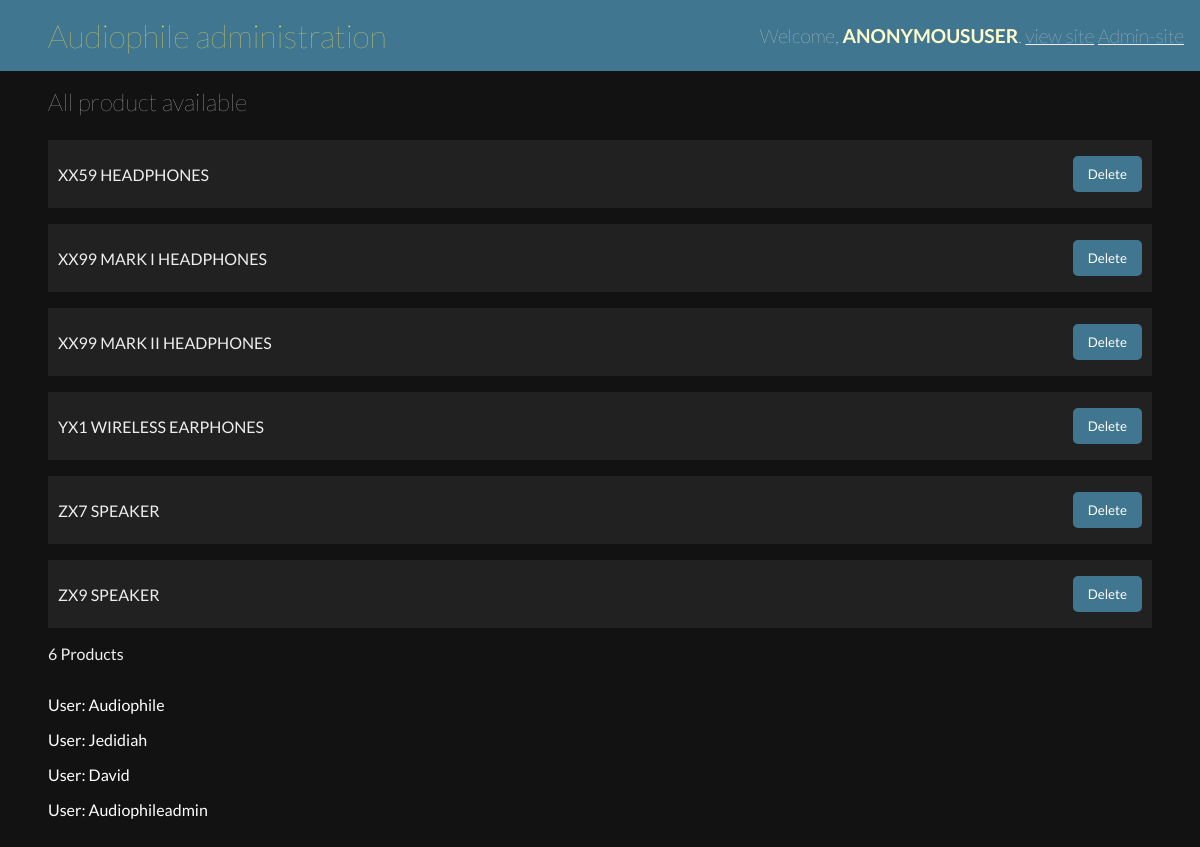
The page /Admin_Product on the database as committed earlier.
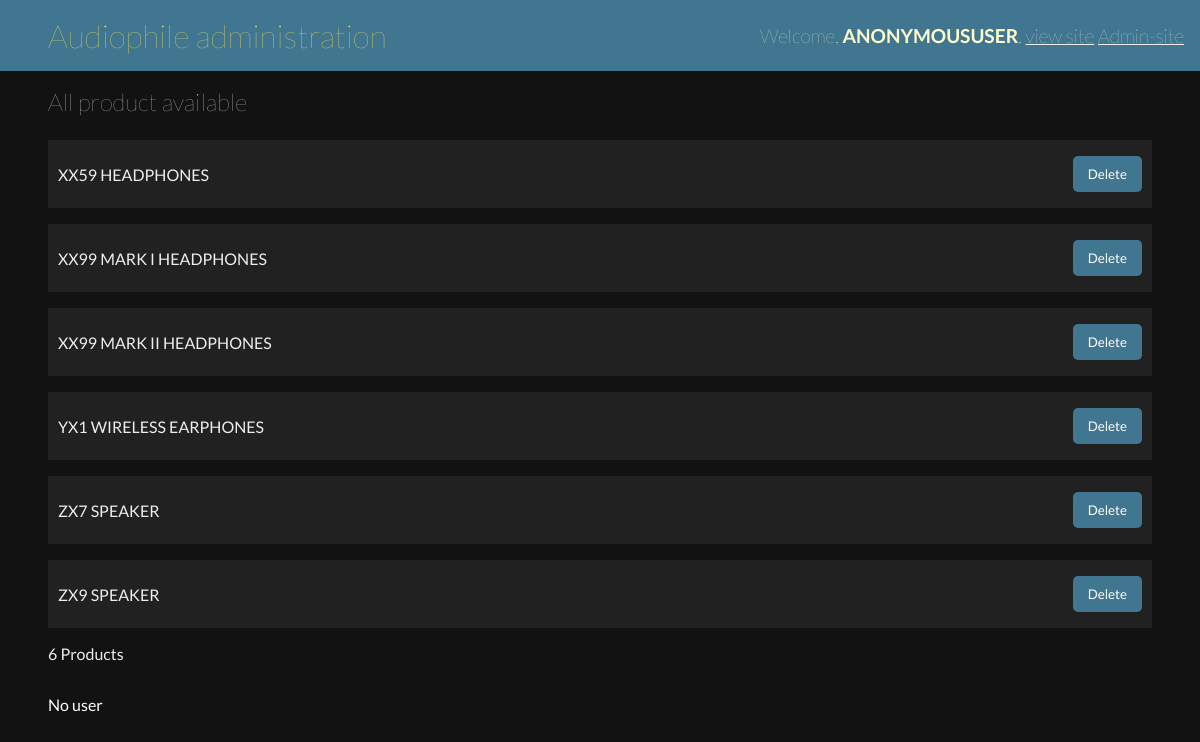
The same page on the database as committed later.
### commerce/models.py (models this page shows, shortened)
class Product(models.Model):
    Title = models.CharField(max_length = 200)
    Product_Name = models.CharField(max_length = 10000,default='')
    Product_Description = models.CharField(max_length = 10000)
    Product_Features = models.CharField(max_length = 10000)
    Amount = models.IntegerField()
    Product_Image =  models.CharField(max_length = 700000, default='')
    SideImage_1 =  models.CharField(max_length = 700000, default='')
    SideImage_2 =  models.CharField(max_length = 700000, default='')
    SideImage_3 =  models.CharField(max_length = 700000, default='')

class User(AbstractUser):
    Cart = models.ManyToManyField('Product',related_name='cart',blank = True)

### commerce/views.py (the view)
# urls.py: path('Admin_Product',audiophile.adminproduct,name='adminproduct'),
    def adminproduct(request):
        allProducts = Product.objects.all()
        allusers =  User.objects.all()
        if request.method =='POST':
            prodTitle = request.POST['producttitle']
            Product.objects.filter(Title = prodTitle).delete()
        return render(request,'commerce/adminproduct.html',{'allProducts':allProducts,'allusers':allusers})

### commerce/templates/commerce/adminproduct.html (shortened to what this page needs)
{% load static %}
<!DOCTYPE html>
<html lang="en">
<head>
    <link rel="stylesheet" href="{% static 'commerce/audioadmin.css' %}">
</head>
<body>
    <div class="container">
        <div class="top_nav">
            <div class="left">
                <h1>Audiophile administration</h1>
            </div>
            <div class="right">
                <h1>Welcome, <span>{{request.user}}</span>. <a href="{% url 'index' %}">view site</a> <a href="{% url 'admin_create'  %}">Admin-site</a></h1>
            </div>
        </div>
        <main id="adminproduct">
            <h2>All product available</h2>
            <div class="products">
                {% for allProduct in allProducts %}
                    <section>
                        <div>
                            <p>{{allProduct.Title}}</p>
                        </div>
                       <div id="delete_div">
                            <form action="{% url 'adminproduct' %}" method="POST">
                                <input type="submit" value="Delete">
                            </form>
                       </div>
                    </section>
                {% empty %}
                    <p>No products yet</p>
                {% endfor %}
                {{allProducts.count}} Products
            </div>
            <div style="color: white;padding-top:2em " class="user">
                {% for alluser in allusers %}
                    <div style="margin-bottom: 1em">
                        <p>User: {{alluser.username}}</p>
                    </div>
                {% empty %}
                    <p>No user</p>
                {% endfor %}
            </div>
        </main>
    </div>
</body>
</html>

### commerce/static/commerce/audioadmin.css (style rules this page uses)
* { margin: 0; padding: 0; box-sizing: border-box; font-family: 'Lato', sans-serif; }
.container { background: #121212; min-height: 100vh; padding-bottom: 2em }
.container .top_nav { display: flex; justify-content: space-between; background: #417690; color: #eee; padding: 1em;; padding-left: 3em; align-items: center }
.container .top_nav .left h1 { color: #f5dd50; font-weight: lighter; font-size: 2rem }
.container .top_nav .right h1 { font-weight: lighter; font-size: 1.2rem; color: #fffccc }
.container .top_nav .right h1 span { text-transform: uppercase; font-weight: bold }
.container .top_nav .right h1 a { color: #eee }
.container main { color: #eee; padding: 1em 3em 0 3em }
.container main h2 { font-weight: lighter }
.container main form { margin-top: 2em }
#adminproduct .products { padding-top: 1.5em }
#adminproduct .products section { width: 100%; background: #212121; margin-bottom: 1em; padding: 1em 10px; display: flex; justify-content: space-between; align-items: center; }
#adminproduct .products section { display: flex; justify-content: space-between; align-items: center; }
#adminproduct .products section form { padding: 0; margin: 0 }
#adminproduct .products section form input[type="submit"] { background: #417690; color: white; padding: 10px 15px; border-radius: 5px; border: none; cursor: pointer; }

Rows that differ between the two databases and show on the page:
removed User: username "Audiophile"
removed User: username "Jedidiah"
removed User: username "David"
removed User: username "Audiophileadmin"
Other text that changed with them:
text now shown: "No user"
